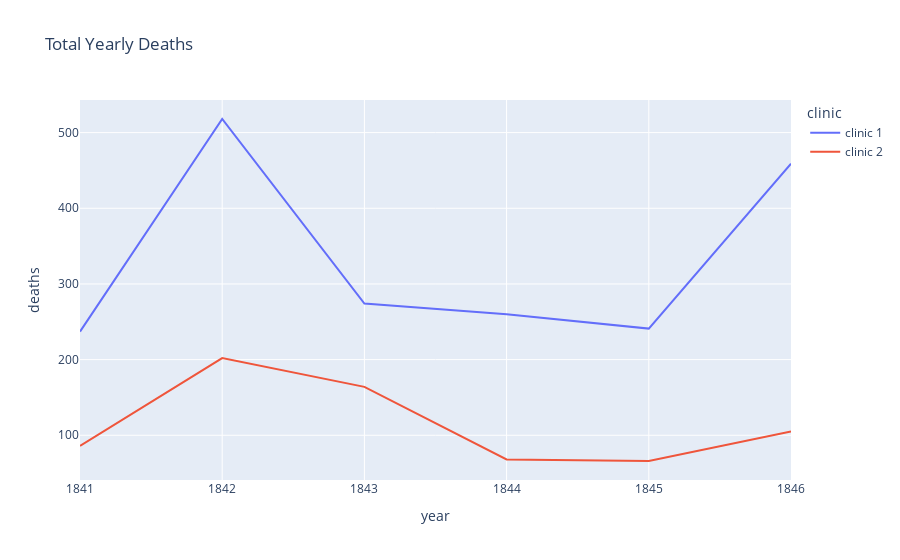

Write notebook code for a chart like this one.
### Code cell
px.line(data_frame=df_yearly, x='year',y='deaths', color='clinic', title='Total Yearly Deaths')

### Figure 1 — Plotly figure (JSON) as saved in the notebook; plotly's stock layout.template omitted (floating-point values rounded to 4 significant figures)
{"data": [{"hovertemplate": "clinic=clinic 1<br>year=%{x}<br>deaths=%{y}<extra></extra>", "legendgroup": "clinic 1", "line": {"color": "#636efa", "dash": "solid"}, "marker": {"symbol": "circle"}, "mode": "lines", "name": "clinic 1", "orientation": "v", "showlegend": true, "type": "scatter", "x": [1841, 1842, 1843, 1844, 1845, 1846], "xaxis": "x", "y": [237, 518, 274, 260, 241, 459], "yaxis": "y"}, {"hovertemplate": "clinic=clinic 2<br>year=%{x}<br>deaths=%{y}<extra></extra>", "legendgroup": "clinic 2", "line": {"color": "#EF553B", "dash": "solid"}, "marker": {"symbol": "circle"}, "mode": "lines", "name": "clinic 2", "orientation": "v", "showlegend": true, "type": "scatter", "x": [1841, 1842, 1843, 1844, 1845, 1846], "xaxis": "x", "y": [86, 202, 164, 68, 66, 105], "yaxis": "y"}], "layout": {"legend": {"title": {"text": "clinic"}, "tracegroupgap": 0}, "title": {"text": "Total Yearly Deaths"}, "xaxis": {"anchor": "y", "domain": [0, 1], "title": {"text": "year"}}, "yaxis": {"anchor": "x", "domain": [0, 1], "title": {"text": "deaths"}}}}
